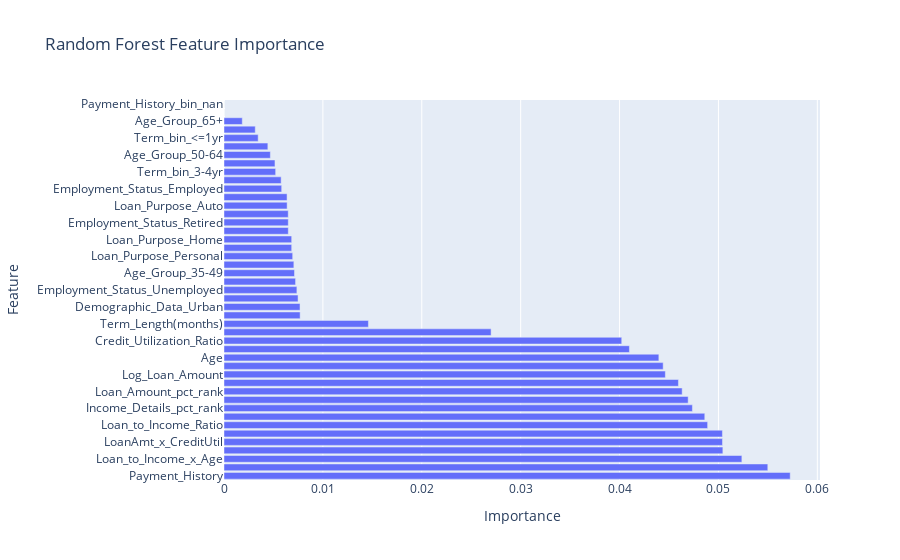

Notebook cell for this chart:
### Code cell
import plotly.express as px

px.bar(fi_df,
       x="Importance",
       y="Feature",
       title="Random Forest Feature Importance",
       orientation="h")

### Figure 1 — Plotly figure (JSON) as saved in the notebook; plotly's stock layout.template omitted (floating-point values rounded to 4 significant figures)
{"data": [{"hovertemplate": "Importance=%{x}<br>Feature=%{y}<extra></extra>", "legendgroup": "", "marker": {"color": "#636efa", "pattern": {"shape": ""}}, "name": "", "orientation": "h", "showlegend": false, "textposition": "auto", "type": "bar", "x": [0.05726, 0.05499, 0.05237, 0.05045, 0.05041, 0.0504, 0.04891, 0.04862, 0.04737, 0.04694, 0.04633, 0.04595, 0.04463, 0.04441, 0.04397, 0.041, 0.04022, 0.02701, 0.0146, 0.007699, 0.007688, 0.007489, 0.007371, 0.007237, 0.007129, 0.007065, 0.006945, 0.006845, 0.006844, 0.006503, 0.006501, 0.006497, 0.006384, 0.006377, 0.005833, 0.005779, 0.005223, 0.005155, 0.004687, 0.004435, 0.003455, 0.003161, 0.001848, 0.0, 0.0], "xaxis": "x", "y": ["Payment_History", "Credit_Stress_Score", "Loan_to_Income_x_Age", "Debt_to_Income_Ratio", "LoanAmt_x_CreditUtil", "Installment_estimate", "Loan_to_Income_Ratio", "Debt_to_Income_Ratio_pct_rank", "Income_Details_pct_rank", "Income_Details", "Loan_Amount_pct_rank", "Log_Income", "Log_Loan_Amount", "Loan_Amount", "Age", "Credit_Utilization_Ratio_pct_rank", "Credit_Utilization_Ratio", "Previous_Loans", "Term_Length(months)", "Loan_Purpose_Business", "Demographic_Data_Urban", "Demographic_Data_Suburban", "Employment_Status_Unemployed", "Demographic_Data_Rural", "Age_Group_35-49", "Many_Previous_Loans", "Loan_Purpose_Personal", "Loan_Purpose_Education", "Loan_Purpose_Home", "Employment_Status_Self-Employed", "Employment_Status_Retired", "Employment_Status_Student", "Loan_Purpose_Auto", "Term_bin_2-3yr", "Employment_Status_Employed", "Age_Group_25-34", "Term_bin_3-4yr", "Term_bin_1-2yr", "Age_Group_50-64", "Term_bin_4-5yr", "Term_bin_<=1yr", "Age_Group_<25", "Age_Group_65+", "Delinquency_flag", "Payment_History_bin_nan"], "yaxis": "y"}], "layout": {"barmode": "relative", "legend": {"tracegroupgap": 0}, "title": {"text": "Random Forest Feature Importance"}, "xaxis": {"anchor": "y", "domain": [0, 1], "title": {"text": "Importance"}}, "yaxis": {"anchor": "x", "domain": [0, 1], "title": {"text": "Feature"}}}}
